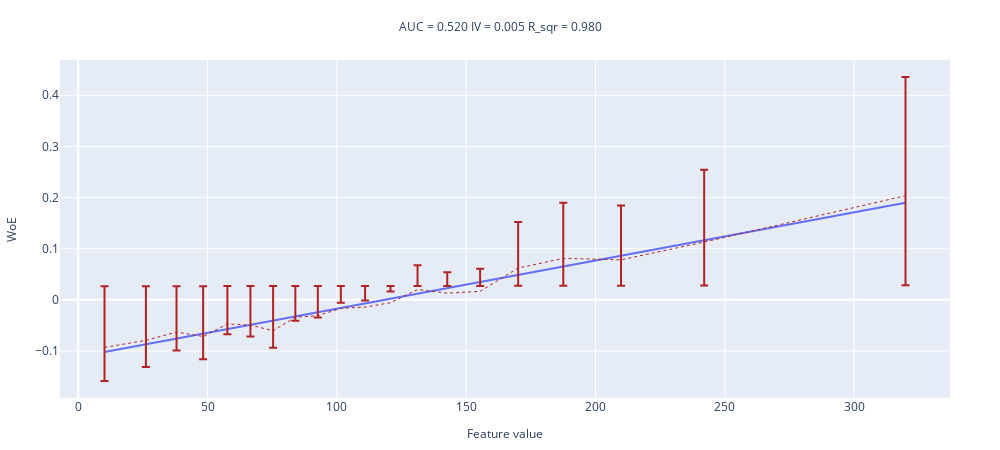

Notebook source saved alongside this figure:
### Code cell
woe_line((-df_for_logreg[top15features_stable[0]].to_numpy() +300)**2/1000 , df_for_logreg[TARGET].to_numpy(), 20)
